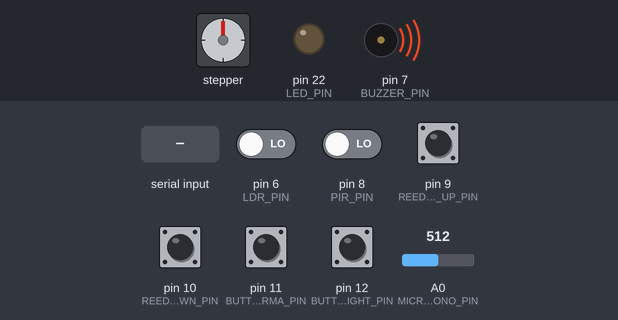
This sketch was run on a simulated Arduino Mega 2560, built with avr-gcc and run on an emulated ATmega2560. On the bench: stepper motor, output pins drawn as LEDs (lit = HIGH), buzzer (waves = sounding, pin HIGH). The test bench sets the inputs (shaded band); at power-on: pin 11 (BUTTON_ALARMA_PIN), pin 12 (BUTTON_LIGHT_PIN) HIGH, pin 6 (LDR_PIN), pin 8 (PIR_PIN), pin 9 (REED_SWITCH_UP_PIN), pin 10 (REED_SWITCH_DOWN_PIN) LOW, A0 (MICROFONO_PIN) = 512. The local clock reads 2024-03-15 10:24:30 at power-on unless the sketch sets it; stepper angles assume 2048 steps per turn; what the sketch prints to the serial monitor is not drawn.

Above: at 1.2 s.
1.3 s: pin 6 (LDR_PIN) driven HIGH
4.3 s: pin 10 (REED_SWITCH_DOWN_PIN) pulled HIGH for 0.15 s
At 4.6 s:
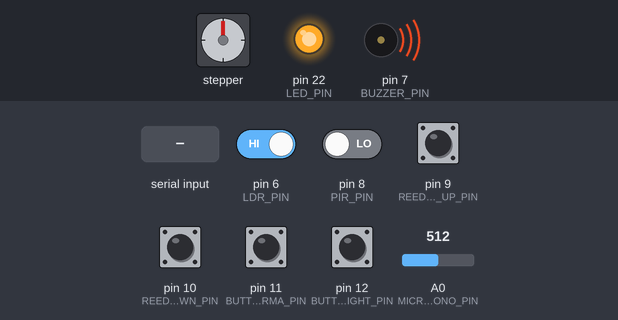
5.9 s: pin 12 (BUTTON_LIGHT_PIN) pulled LOW for 0.15 s
At 7.1 s:
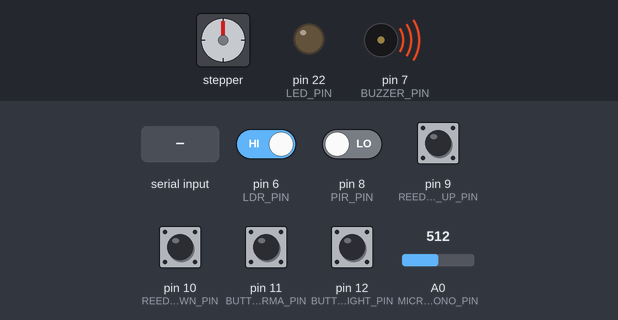
7.5 s: "2" received over Serial
At 9.2 s:
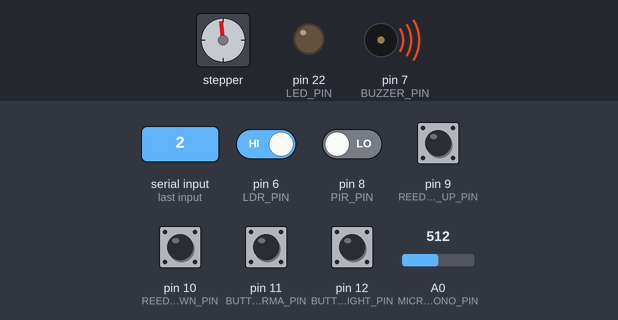
10.5 s: A0 (MICROFONO_PIN) set to 0
13.5 s: A0 (MICROFONO_PIN) set to 122
Timing chart, 0 to 17.5 s (numbered marks = the images above; inputs shaded):
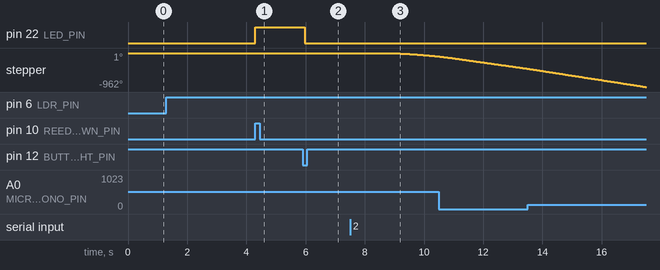

Measured:
- after the input at 1.3 s, every drawn part: stays the same
- after the input at 4.3 s, pin 22 (LED_PIN): LOW → HIGH at once; stepper: stops changing and stays 0°
- after the input at 5.9 s, pin 22 (LED_PIN): HIGH → LOW after 0.07 s
- after the input at 7.5 s, stepper: keeps turning counter-clockwise at about 52°/s, starting after 1.1 s

The sketch:

LumusSystem.ino
```cpp
#include <AccelStepper.h>
#include <Wire.h>
#include <RTClib.h>

#define MICROFONO_PIN A0
#define RTC_SCL_PIN 21
#define RTC_SDA_PIN 20
#define REED_SWITCH_DOWN_PIN 10
#define REED_SWITCH_UP_PIN 9
#define LDR_PIN 6
#define LED_PIN 22
#define BUZZER_PIN 7
#define PIR_PIN 8
#define BUTTON_ALARMA_PIN 11
#define BUTTON_LIGHT_PIN 12
#define MOTOR_PIN1 2
#define MOTOR_PIN2 3
#define MOTOR_PIN3 4
#define MOTOR_PIN4 5
#define APLAUSO 80
#define DESV_MISMO_APL 200
#define BRECHA_SEG_APLAU 500
#define DESVIO_3_APLAUSOS 1000
#define TIEMPO_ESPERA_LDR 3000
#define TIEMPO_LECTURA_HORA 30000 // cada 30 segundos
#define TIEMPO_SENSORES 1000 // cada un segundo
#define PAUSA_PIR 6000
#define DELAY_BOTON 70
#define INTERVALO_ALARMA 200
#define INTERVALO_SEND_BT 1000
//Seteo el motor paso a paso para la persiana

AccelStepper motorPAP(4, MOTOR_PIN1, MOTOR_PIN3, MOTOR_PIN2, MOTOR_PIN4);
// registros de tiempo

unsigned long previousMilisLDR = 0;
unsigned long tiempoUltAplauso = 0;
unsigned long tiempoAplausoAct = 0;
unsigned long ultCbioLuz = 0;
unsigned long previusMillisPIR = 0;
unsigned long ultLecturaBotonAlarma = 0;
unsigned long ultLecturaBotonLuz = 0;
unsigned long previousMilisAlarma = 0;
unsigned long previousMilisSendBT = 0;


int ultValorSonido;
int ultValorBotonLuz = HIGH;
int ultValorBotonAlarma = HIGH;
int botonLuzEstado;
int botonAlarmaEstado;
int estadoBuzzer = LOW;
int arrayAlarmasHora[5];
int arrayAlarmasMinutos[5];

//banderas
bool estadoLuzLDR = false;
bool bandTimerLDR =false ;
bool estadoLuz = false;
bool lockLow = true;
bool takeLowTime;
bool estadoAlarma = false;
bool posicionPersiana = false;
bool ldrHabilitado = true;
bool pirHabilitado = true;
bool moviendoPersiana = false;


RTC_DS1307 RTC;

void setup(){

  pinMode(LED_PIN, OUTPUT);
  Wire.begin(); // Inicia el puerto I2C
  RTC.begin(); // Inicia la comunicación con el RTC
  RTC.adjust(DateTime(__DATE__, __TIME__)); // Establece la fecha y hora (Comentar una vez establecida la hora)

  pinMode(BUZZER_PIN, OUTPUT);
  for(int i=0 ; i < 5 ; i++){
    arrayAlarmasHora[i] = 99;
    arrayAlarmasMinutos[i] = 99;
  }
  pinMode(REED_SWITCH_UP_PIN, INPUT);
  pinMode(REED_SWITCH_DOWN_PIN,INPUT);
  pinMode(LDR_PIN, INPUT);
  pinMode(PIR_PIN, INPUT);
  digitalWrite(BUZZER_PIN,HIGH);
  motorPAP.setSpeed(500);
  motorPAP.setAcceleration(300.0);
  motorPAP.setMaxSpeed(800.0);
  pinMode(BUTTON_ALARMA_PIN, INPUT_PULLUP);
  pinMode(BUTTON_LIGHT_PIN, INPUT_PULLUP);
  Serial.begin(9600);


}

void loop(){
  clapOn();
  if(ldrHabilitado){
    sensorLDR(estadoLuzLDR ? false : true);

  }
  if(pirHabilitado){
    sensorPIR();
  }
  pulsadorLuz();
  pulsadorAlarma();
  enviarInfoBluetooth();
  checkAlarmas();

  if(estadoAlarma == true){
    buzz();
  }
  if(Serial.available()){
    String dato = Serial.readString();
    recibirBluetooth(dato,false);
  }


}

//Funcion de Subido o Bajado de persiana
void persiana(bool direccion) {
  if(direccion){
    motorPAP.moveTo(16384);//4096 es una revolucion si quiero que continue por mas tiempo multiplico ese numero
  }else{
    motorPAP.moveTo(-16384);
  }
  do {
    moviendoPersiana = true;
    clapOn();
    pulsadorLuz();
    pulsadorAlarma();
    if(estadoAlarma == true){
      buzz();
    }
    motorPAP.run();
  } while (digitalRead(direccion ? REED_SWITCH_DOWN_PIN : REED_SWITCH_UP_PIN) == LOW);
  moviendoPersiana = false;

}

void pulsadorLuz(){
  int lecturaPulsador = digitalRead(BUTTON_LIGHT_PIN);
  //Si se cambio el estado ya sea por un ruido o por haber pulsado
  if (lecturaPulsador != ultValorBotonLuz) {
    // reseteo el tiempo de delay
    ultLecturaBotonLuz = millis();
  }

  if ((millis() - ultLecturaBotonLuz) > DELAY_BOTON) {
    // en este punto se supone que el boton fue presionado
    // por mas tiempo que el delay

    // hago chequeo del cambio de estado
    if (lecturaPulsador != botonLuzEstado) {
      botonLuzEstado = lecturaPulsador;

      // si la lectura es LOW quiere decir que se presiono
      if (botonLuzEstado == LOW) {
        estadoLuz = !estadoLuz;
        cambioEstadoLuz(estadoLuz);
      }
    }
  }
  // no importa si el led estaba prendido o no o si se presiono el boton o no
  // Si no cambio se vuelve a escribir el mismo estado

  // salvo la lectura para la proxima vuelta
  ultValorBotonLuz = lecturaPulsador;
}


void pulsadorAlarma(){
  int lecturaPulsador = digitalRead(BUTTON_ALARMA_PIN);
  //Si se cambio el estado ya sea por un ruido o por haber pulsado
  if (lecturaPulsador != ultValorBotonAlarma) {
    // reseteo el tiempo de delay
    ultLecturaBotonAlarma = millis();
  }

  if ((millis() - ultLecturaBotonAlarma) > DELAY_BOTON) {
    // en este punto se supone que el boton fue presionado
    // por mas tiempo que el delay

    // hago chequeo del cambio de estado
    if (lecturaPulsador != botonAlarmaEstado) {
      botonAlarmaEstado = lecturaPulsador;

      // si la lectura es LOW quiere decir que se presiono
      if (botonAlarmaEstado == LOW ) {
        estadoAlarma = false;
        digitalWrite(BUZZER_PIN,HIGH);
      }
    }
  }

  // salvo la lectura para la proxima vuelta
  ultValorBotonAlarma = lecturaPulsador;
}

//Funcion analisis de lectura de sensor de movimiento
void sensorPIR(){
  uint8_t lecturaPIR = digitalRead(PIR_PIN);
  unsigned long currentMillis = millis();

  if(lecturaPIR == HIGH){
    if(currentMillis - previusMillisPIR > PAUSA_PIR){
        previusMillisPIR = currentMillis;
        estadoLuz = true;
        digitalWrite(LED_PIN,HIGH);
      }
  }
}

void sensorLDR(bool estadoLectura) {
  int lecturaLDR = digitalRead(LDR_PIN);
  int estadoLecturaInt = estadoLectura?1:0;

  if (lecturaLDR == estadoLecturaInt and bandTimerLDR == false){
    bandTimerLDR = true;
      previousMilisLDR = millis();
  }
  else {
      if (lecturaLDR == estadoLecturaInt and bandTimerLDR == true) {
        if(millis() - previousMilisLDR > TIEMPO_ESPERA_LDR){


            if(estadoLectura == !posicionPersiana){
              persiana(estadoLectura);
              posicionPersiana = !posicionPersiana;
            }
            cambioEstadoLuz(estadoLectura);
            estadoLuzLDR = !estadoLuzLDR;
            estadoLuz = !estadoLuz;
            bandTimerLDR = false;
        }
      }
      else {
        bandTimerLDR = false;
      }
  }
}

void clapOn(){
  int valorSonido = analogRead(MICROFONO_PIN);
  tiempoAplausoAct = millis();

  if (valorSonido > APLAUSO) { // si se detecta un aplauso
    if (
      (tiempoAplausoAct > tiempoUltAplauso + DESV_MISMO_APL) && // para que no tome el mismo aplauso como un segundo aplauso
      (ultValorSonido < APLAUSO) &&  // si es el primer aplauso
      (tiempoAplausoAct < tiempoUltAplauso + BRECHA_SEG_APLAU) && // brecha de 0.5 segundos para el segundo aplauso
      (tiempoAplausoAct > ultCbioLuz + DESVIO_3_APLAUSOS)) { // desvio para que no haya un tercer aplauso

      estadoLuz = !estadoLuz;

      cambioEstadoLuz(estadoLuz);

      ultCbioLuz = tiempoAplausoAct;
    }

    tiempoUltAplauso = tiempoAplausoAct;
  }
  ultValorSonido = valorSonido;
}

void buzz(){
  unsigned long currentMillis = millis();

  if(currentMillis - previousMilisAlarma > INTERVALO_ALARMA) {
    previousMilisAlarma = currentMillis;

    if (estadoBuzzer == LOW)
      estadoBuzzer = HIGH;
    else
      estadoBuzzer = LOW;

    digitalWrite(BUZZER_PIN, estadoBuzzer);
  }
}

//Funcion para verificar si es la hora seteada como alarma.
void checkAlarmas(){
  DateTime ahora = RTC.now();
  int hora = ahora.hour();
  int minuto = ahora.minute();
  for(int i=0 ; i < 5 ; i++){
    if(arrayAlarmasHora[i] == hora && arrayAlarmasMinutos[i] == minuto){
      estadoAlarma = true;
      deleteAlarma(i);
      break;
    }
  }
}
//Funcion para eliminar alarmas por posición.
void deleteAlarma(int i){
   arrayAlarmasHora[i] = 99;
   arrayAlarmasMinutos[i] = 99;
}

//Función para eliminar alarmas por hora/minuto.
void deleteAlarma(int hora, int minuto){
  for(int i=0 ; i < 5 ; i++){
      if(arrayAlarmasHora[i] == hora && arrayAlarmasMinutos[i] == minuto){
        arrayAlarmasHora[i] = 99;
        arrayAlarmasMinutos[i] = 99;
        break;
    }
  }
}
//Función para agregar alarma.
void addAlarma(int hora, int minuto){
  for(int i=0 ; i < 5 ; i++){
    if(arrayAlarmasHora[i] == 99){
      arrayAlarmasHora[i] = hora;
      arrayAlarmasMinutos[i] = minuto;
      break;
    }
  }
}
//Función para enviar datos a la aplicación por bluetooth.
void enviarInfoBluetooth(){

  unsigned long currentMillis = millis();

  if(currentMillis - previousMilisSendBT > INTERVALO_SEND_BT) {
    previousMilisSendBT = currentMillis;
    DateTime hora = RTC.now();

    Serial.print(digitalRead(PIR_PIN));
    Serial.print('|');
    Serial.print(digitalRead(LDR_PIN));
    Serial.print('|');
    Serial.print(posicionPersiana);
    Serial.print('|');
    Serial.print(estadoLuz);
    Serial.print('|');
    Serial.print(hora.hour(), DEC);
    Serial.print(':');
    Serial.print(hora.minute(), DEC);
    Serial.print('#');
  }

}
//Función para recibir datos de la aplicación por bluetooth.
void recibirBluetooth(String dato, bool persianaOn){
  //SHAKE Y BOTON LUZ - Encender/apagar luz
  if(dato[0] == '0'){
        estadoLuz = !estadoLuz;
        cambioEstadoLuz(estadoLuz);
    }
   //BOTON SENSOR LDR - Desactivo/Activo Sensor LDR
   if(dato[0] == '1'){
      previousMilisLDR = millis();
      ldrHabilitado = !ldrHabilitado;
   }
   //SENSOR HUELLA - Subir/Bajar persiana
   if(dato[0] == '2' and !persianaOn){
      persiana(!posicionPersiana);
      posicionPersiana = !posicionPersiana;
   }
   //BOTON ALARMA - Agregar alarma
   if(dato[0] == '3'){
      int hora = dato.substring(2,4).toInt();
      int minuto = dato.substring(4,6).toInt();
      addAlarma(hora,minuto);
    }
   //BOTON ALARMA - Eliminar alarma
    if(dato[0] == '4'){
      int hora = dato.substring(2,4).toInt();
      int minuto = dato.substring(4,6).toInt();
      deleteAlarma(hora,minuto);
    }
    //SENSOR PROXIMIDAD - Activar/Desactivar sensor PIR
    if(dato[0] == '5'){
      pirHabilitado = !pirHabilitado;
    }
    //Programar la Hora y Fecha
    if(dato[0] == '6'){
      int anio = dato.substring(2,4).toInt();
      int mes= dato.substring(10,2).toInt();
      int dia = dato.substring(7,2).toInt();
      int hora= dato.substring(13,2).toInt();
      int minuto= dato.substring(16,2).toInt();
      int seg= dato.substring(19,2).toInt();
      RTC.adjust(DateTime(anio,mes,dia,hora,minuto,seg));
    }
  }

  void cambioEstadoLuz(bool estadoLuz){
    if(estadoLuz){
        digitalWrite(LED_PIN,HIGH);
      }
    else{
        digitalWrite(LED_PIN,LOW);
        previusMillisPIR = millis();
    }
  }
```
